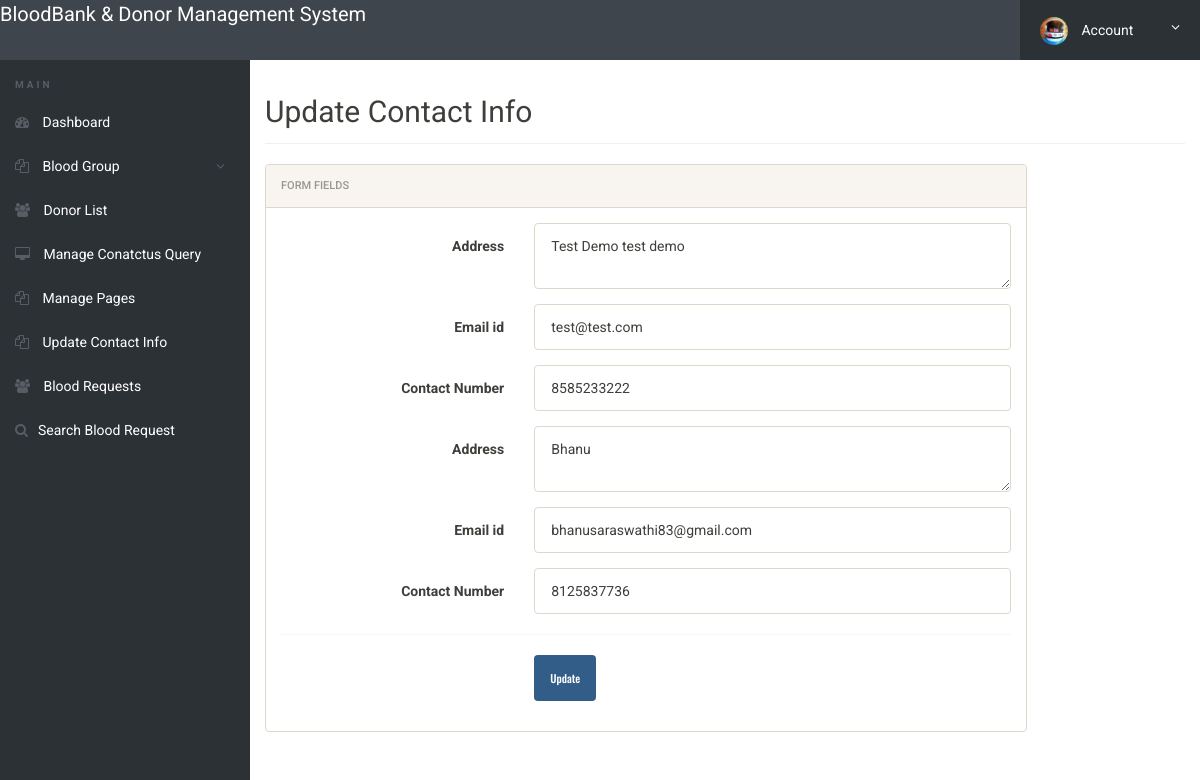
Screenshot of /admin/update-contactinfo.php (signed in) with the database file from the repository.
### tables this page shows
CREATE TABLE tblcontactusinfo (
  id int(11) NOT NULL,
  Address tinytext DEFAULT NULL,
  EmailId varchar(255) DEFAULT NULL,
  ContactNo char(11) DEFAULT NULL
);

### admin/update-contactinfo.php (the view, shortened to what this page needs)
<?php
include('includes/config.php');
if(strlen($_SESSION['alogin'])==0)
	{
header('location:index.php');
}
else{
?>
<!doctype html>
<html lang="en" class="no-js">
<head>
	<link rel="stylesheet" href="css/font-awesome.min.css">
	<link rel="stylesheet" href="css/bootstrap.min.css">
	<link rel="stylesheet" href="css/dataTables.bootstrap.min.css">
	<link rel="stylesheet" href="css/bootstrap-social.css">
	<link rel="stylesheet" href="css/bootstrap-select.css">
	<link rel="stylesheet" href="css/fileinput.min.css">
	<link rel="stylesheet" href="css/awesome-bootstrap-checkbox.css">
	<link rel="stylesheet" href="css/style.css">
</head>
<body>
	<?php include('includes/header.php');?>
	<div class="ts-main-content">
	<?php include('includes/leftbar.php');?>
		<div class="content-wrapper">
			<div class="container-fluid">
				<div class="row">
					<div class="col-md-12">
						<h2 class="page-title">Update Contact Info</h2>
						<div class="row">
							<div class="col-md-10">
								<div class="panel panel-default">
									<div class="panel-heading">Form fields</div>
									<div class="panel-body">
										<form method="post" name="chngpwd" class="form-horizontal" onSubmit="return valid();">
				<?php $sql = "SELECT * from  tblcontactusinfo ";
$query = $dbh -> prepare($sql);
$query->execute();
$results=$query->fetchAll(PDO::FETCH_OBJ);
if($query->rowCount() > 0)
{
foreach($results as $result)
{				?>
				<div class="form-group">
												<label class="col-sm-4 control-label"> Address</label>
												<div class="col-sm-8">
													<textarea class="form-control" name="address" id="address" required><?php echo htmlentities($result->Address);?></textarea>
												</div>
											</div>
											<div class="form-group">
												<label class="col-sm-4 control-label"> Email id</label>
												<div class="col-sm-8">
													<input type="email" class="form-control" name="email" id="email" value="<?php echo htmlentities($result->EmailId);?>" required>
												</div>
											</div>
<div class="form-group">
												<label class="col-sm-4 control-label"> Contact Number </label>
												<div class="col-sm-8">
													<input type="text" class="form-control" value="<?php echo htmlentities($result->ContactNo);?>" name="contactno" id="contactno" required>
												</div>
											</div>
<?php }} ?>
											<div class="hr-dashed"></div>
											<div class="form-group">
												<div class="col-sm-8 col-sm-offset-4">
													<button class="btn btn-primary" name="submit" type="submit">Update</button>
												</div>
											</div>
										</form>
									</div>
								</div>
							</div>
						</div>
					</div>
				</div>
			</div>
		</div>
	</div>
</body>
</html>
<?php } ?>

### admin/css/style.css (style rules this page uses)
html { font-size: 14px; }
@media only screen and (min-width: 480px) { html { font-size: 17px; } }
@media only screen and (min-width: 768px) { html { font-size: 14px; } }
body { font-size: 1em; }
.btn { font-family: 'Oswald', sans-serif; }
.hr-dashed { background-color: transparent; border-top: 1px dotted #edf0f5; color: transparent; height: 1px; margin: 20px 0; }
.panel { overflow: hidden; }
.btn { text-transform: none; }
.page-title { padding-bottom: 15px; margin-bottom: 20px; border-bottom: 1px solid #f0f0f0; }
.ts-main-content .content-wrapper { padding-top: 15px; margin-top: 60px; }
@media only screen and (min-width: 992px) { .ts-main-content .content-wrapper { margin-left: 250px; } }

### rows the page displays
tblcontactusinfo: address "Test Demo test demo", email "test@test.com", contactno "8585233222"
tblcontactusinfo: address "Bhanu", email "bhanusaraswathi83@gmail.com", contactno "8125837736"
